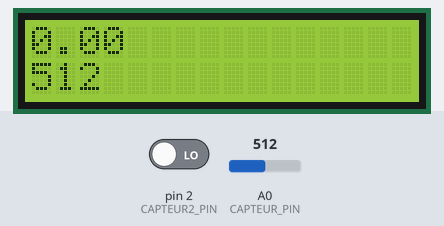
The sketch below on a simulated Arduino Uno, built with avr-gcc and run on an emulated ATmega328P. On the bench: 16×2 character LCD. The test bench sets the inputs (shaded band); at power-on: A0 (CAPTEUR_PIN) = 512, pin 2 (CAPTEUR2_PIN) LOW. What the sketch prints to the serial monitor is not drawn.

Above: at 1.2 s.
1.3 s: A0 (CAPTEUR_PIN) set to 716
At 2.6 s:
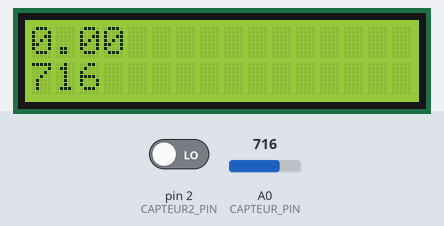
3.1 s: A0 (CAPTEUR_PIN) set to 900
At 3.6 s:
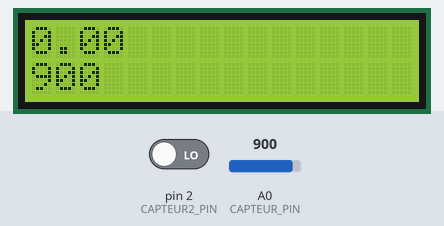
4.6 s: A0 (CAPTEUR_PIN) set to 1023
At 5.7 s:
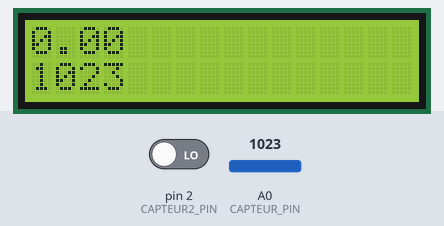
Timing chart, 0 to 7.6 s (numbered marks = the images above; inputs shaded):
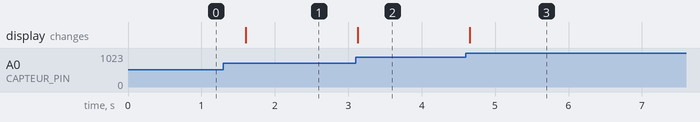

Measured:
- after the input at 1.3 s, the display: changes after 0.30 s (image 1)
- after the input at 3.1 s, the display: changes at once (image 2)
- after the input at 4.6 s, the display: changes after 0.06 s (image 3)

The sketch:

sketch_jan27a.ino
```cpp
#include <LiquidCrystal_I2C.h>
LiquidCrystal_I2C lcd = LiquidCrystal_I2C(0x27, 16, 2);

int CAPTEUR_PIN = A0;
int CAPTEUR2_PIN = 2;

// valeur capteur distance
float DEUX_EURO = 430; // 253 - 260
float UN_EURO = 470; // 470
float CINQUANTE_CENT = 470; // 470
float VINGT_CENT = 470; // 480
float DIX_CENT = 500;// 500
float CINQ_CENT = 590;// 590
float DEUX_CENT = 605;// 605
float UN_CENT = 540;// 640

int nbDeuxEuro = 0;
int nbUnEuro = 0;
int nbCinquanteCentime = 0;
int nbVingtCentime = 0;
int nbDixCentime = 0;
int nbCinqCentime = 0;
int nbDeuxCentime = 0;
int nbUnCentime = 0;

float montant = 0;

void setup()
{
  pinMode(CAPTEUR_PIN, INPUT);
  Serial.begin(9600);
  lcd.init();
  lcd.backlight();
}

void loop()
{
  int valeurCapteur = analogRead(CAPTEUR_PIN);

  if (valeurCapteur >= DEUX_EURO - 10 && valeurCapteur <= DEUX_EURO + 10) {
    nbDeuxEuro++;
  }/* else if (valeurCapteur >= UN_EURO - 10 && valeurCapteur <= UN_EURO + 10) {
    nbUnEuro++;
  } else if (valeurCapteur >= CINQUANTE_CENT - 10 && valeurCapteur <= CINQUANTE_CENT + 10) {
    nbCinquanteCentime++;
  }*/ else if (valeurCapteur >= VINGT_CENT - 10 && valeurCapteur <= VINGT_CENT + 10) {
    nbVingtCentime++;
  }/* else if (valeurCapteur >= DIX_CENT - 10 && valeurCapteur <= DIX_CENT + 10) {
    nbDixCentime++;
  } else if (valeurCapteur >= CINQ_CENT - 10 && valeurCapteur <= CINQ_CENT + 10) {
    nbCinqCentime++;
  } else if (valeurCapteur >= DEUX_CENT - 10 && valeurCapteur <= DEUX_CENT + 10) {
    nbDeuxCentime;
  }*/ else if (valeurCapteur >= UN_CENT - 10 && valeurCapteur <= UN_CENT + 10) {
    nbUnCentime++;
  }

  montant = 2 * nbDeuxEuro;
  montant += 1 * nbUnEuro;
  montant += 0.5 * nbCinquanteCentime;
  montant += 0.2 * nbVingtCentime;
  montant += 0.1 * nbDixCentime;
  montant += 0.05 * nbCinqCentime;
  montant += 0.02 * nbDeuxCentime;
  montant += 0.01 * nbUnCentime;

  Serial.println(digitalRead(CAPTEUR2_PIN));

  lcd.setCursor(0, 0);
  lcd.print(montant);
  lcd.setCursor(0, 1);
  lcd.print(valeurCapteur);
  delay(500);
}
```
